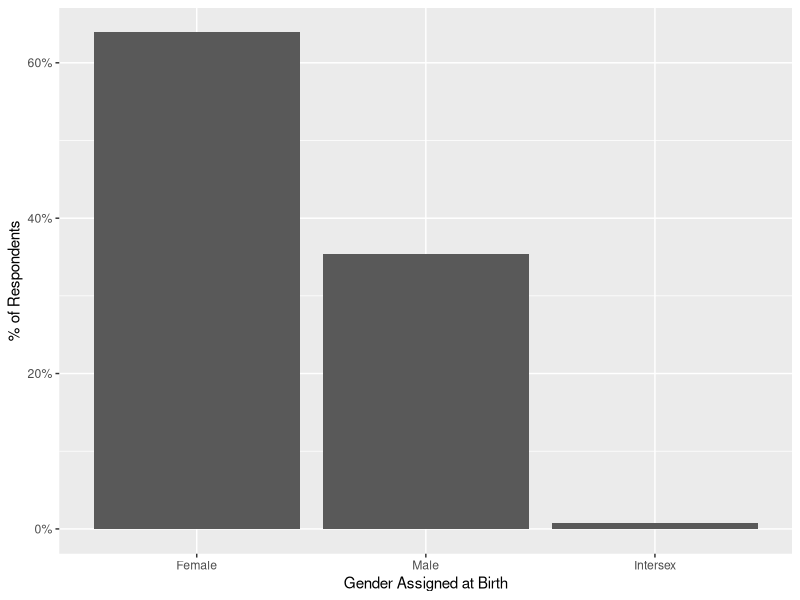
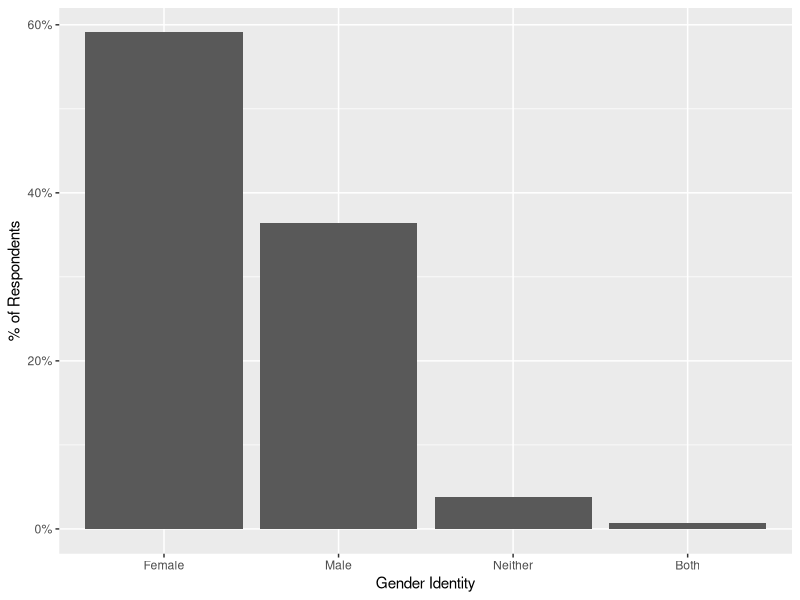
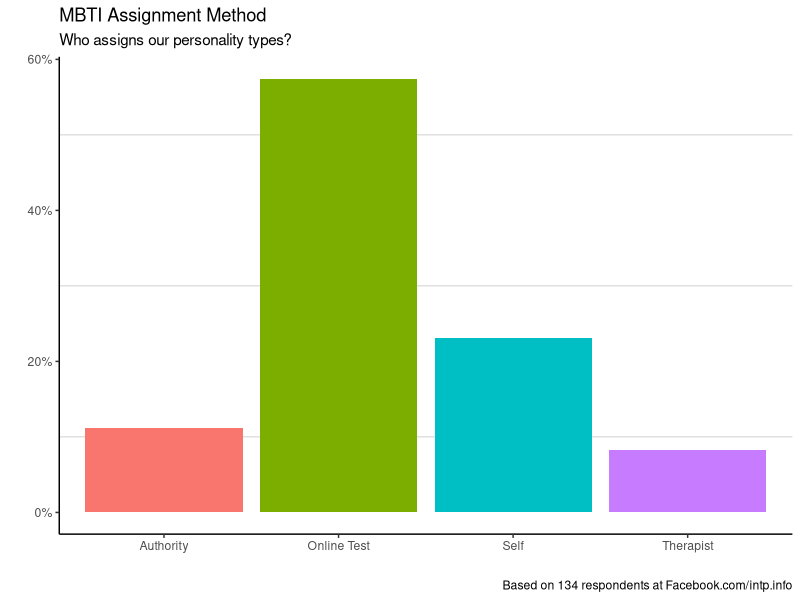
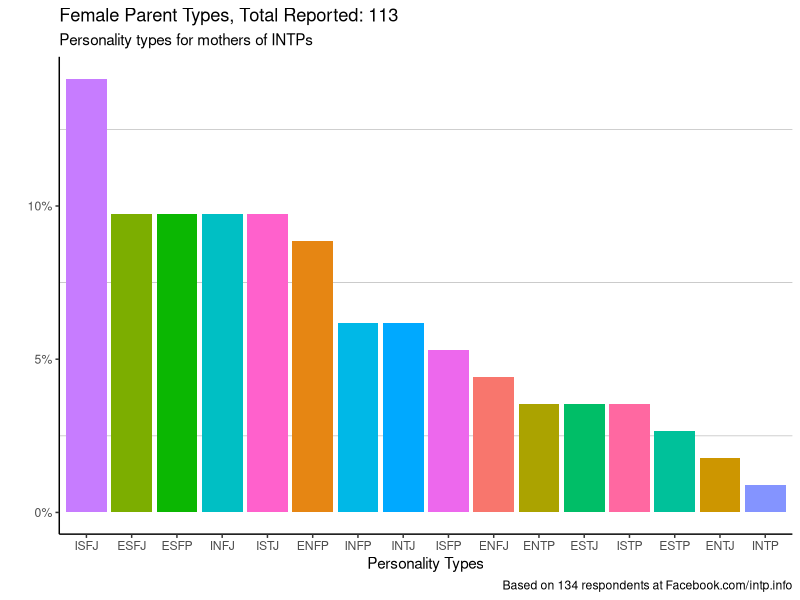
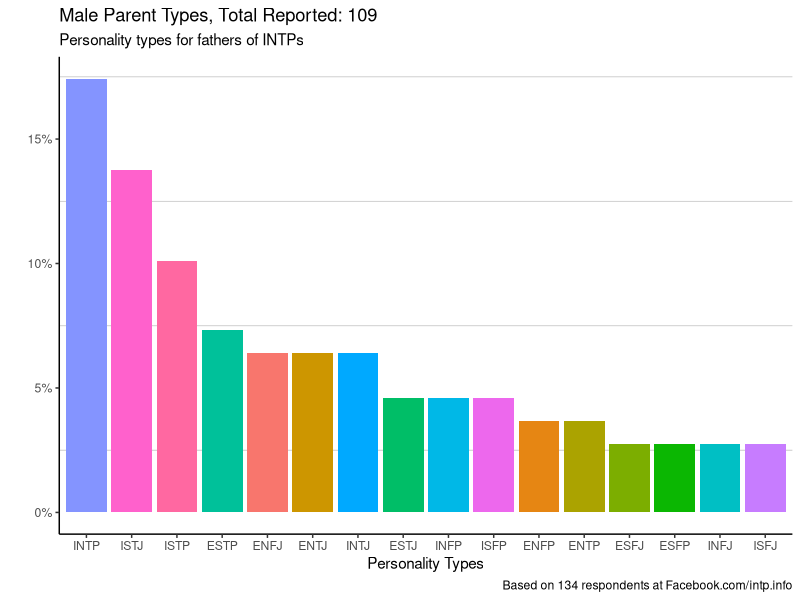
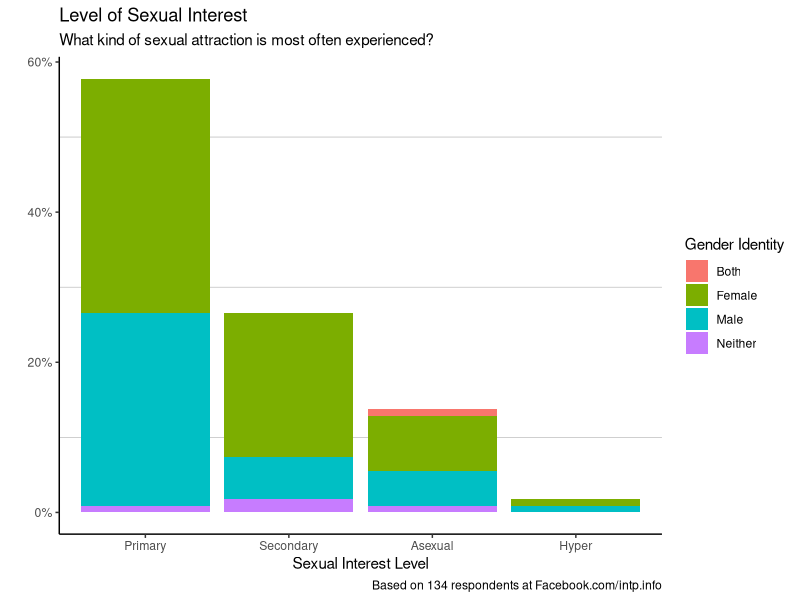
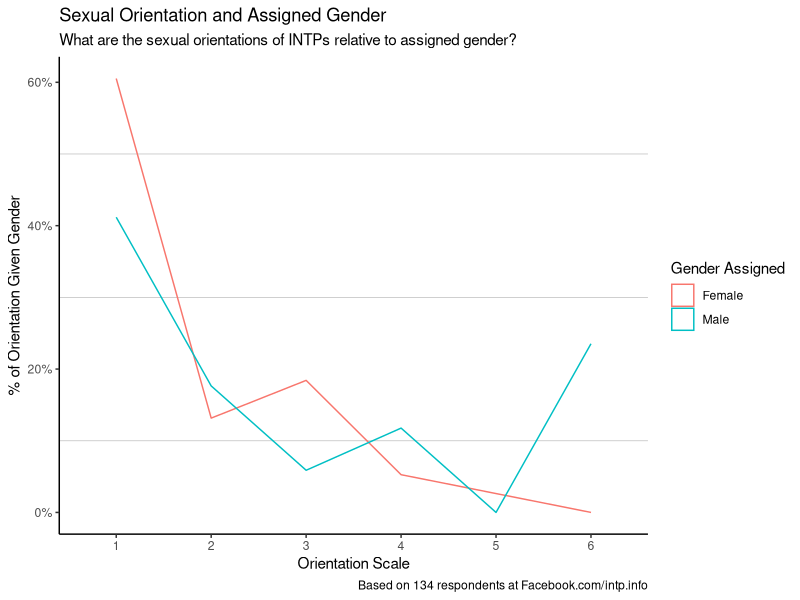
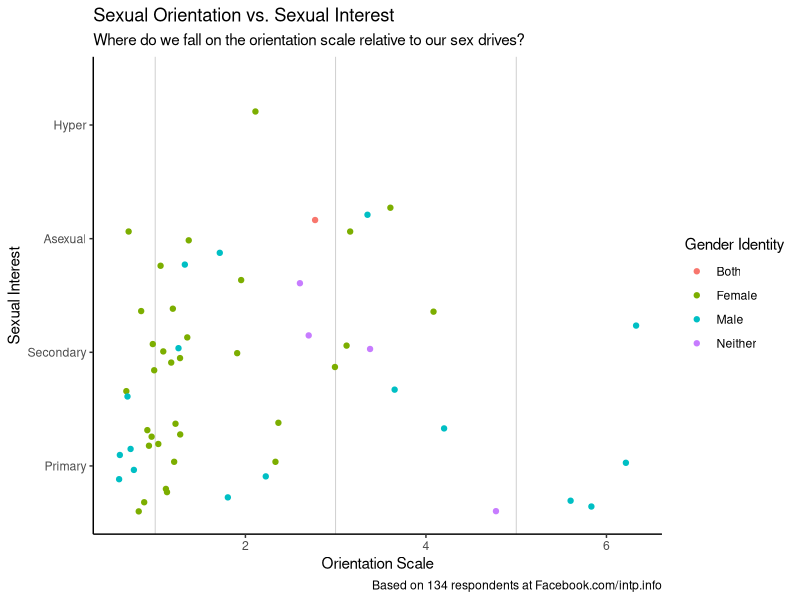

The R script that drew these images, in order:
## ---- chunk 1
knitr::opts_chunk$set(echo = TRUE)
knitr::opts_chunk$set(error = TRUE)
# Load libraries
library("plyr")
library("dplyr")
library("ggplot2")
library("scales")
# Load in clean data (only use clean info!)
survey <- read.csv("intp-general-survey-2017.csv", stringsAsFactors = FALSE)
validTypes <- c( "ISTJ", "ISFJ", "INFJ", "INTJ", "ISTP", "ISFP", "INFP",
                 "INTP", "ESTP", "ESFP", "ENFP", "ENTP", "ESTJ", "ESFJ",
                 "ENFJ", "ENTJ")
tableCaption <- paste( "Based on", length(survey$ID), "respondents at Facebook.com/intp.info" )

# INTPs only
surveyINTP <- filter(survey, Type == "INTP")
## ---- chunk 2
# Set up information for latest calculations
whoTook <- prop.table( table ( survey$Type ) )
whoTookPercentage <- floor(whoTook['INTP'] * 100 )

whoTookGender <- prop.table( table ( survey$GenderAssigned ) )
whoTookGenderIdentity <- prop.table( table ( survey$GenderIdentity ) )
## ---- chunk 3
sortGenderAssigned <- filter(survey, GenderAssigned != '')
sortGenderIdentity <- filter(survey, GenderIdentity != '')

ggplot( sortGenderAssigned, aes( x=reorder(GenderAssigned, GenderAssigned, function(x)-length(x)), y=(..count..)/sum(..count..) ) ) +
  geom_bar() +
  scale_x_discrete("Gender Assigned at Birth" ) +
  scale_y_continuous("% of Respondents", labels=percent)

ggplot( sortGenderIdentity, aes( x=reorder(GenderIdentity, GenderIdentity, function(x)-length(x)), y=(..count..)/sum(..count..) ) ) +
  geom_bar() +
  scale_x_discrete("Gender Identity" ) +
  scale_y_continuous("% of Respondents", labels=percent)
## ---- chunk 4
ggplot( survey, aes( x=WhoAssignedType, y=(..count..)/sum(..count..), fill = WhoAssignedType) ) +
  geom_bar() +
  ggtitle( "MBTI Assignment Method", subtitle = "Who assigns our personality types?" ) +
  scale_x_discrete("") +
  scale_y_continuous("", labels=percent) +
  theme(axis.line = element_line(colour = "black")) +
  theme(panel.grid.major = element_blank()) +
  theme(panel.grid.minor = element_line(colour = "gray") ) +
  theme(panel.background = element_blank()) +
  guides(fill=FALSE) +
  labs(caption=tableCaption)
## ---- chunk 5
# Collection data for parents
parent1 <- data.frame( surveyINTP$Parent1Type[surveyINTP$Parent1Type != ""], surveyINTP$Parent1Gender[surveyINTP$Parent1Type != ""], stringsAsFactors = FALSE )
colnames( parent1 ) <- c( "Type", "Gender" )
parent2 <- data.frame( surveyINTP$Parent2Type[surveyINTP$Parent2Type != ""], surveyINTP$Parent2Gender[surveyINTP$Parent2Type != ""], stringsAsFactors = FALSE )
colnames( parent2 ) <- c( "Type", "Gender" )
parents <- bind_rows( parent1, parent2 )

femaleParents <- filter( parents, Gender == "Female" & Type %in% validTypes )
maleParents <- filter( parents, Gender == "Male" & Type %in% validTypes )

numMaleParents <- length(maleParents$Gender)
numFemaleParents <- length(femaleParents$Gender)

totalParents <- numMaleParents+numFemaleParents
avgPerINTP <- round(totalParents / length(surveyINTP$ID), 1)
## ---- chunk 6
ggplot( femaleParents, aes( x=reorder(Type, Type, function(x)-length(x)), y=(..count..)/sum(..count..), fill = Type ) ) +
  geom_bar() +
  ggtitle( paste("Female Parent Types, Total Reported:", numFemaleParents), subtitle = "Personality types for mothers of INTPs" ) +
  scale_x_discrete("Personality Types") +
  scale_y_continuous("", labels=percent) +
  theme(axis.line = element_line(colour = "black")) +
  theme(panel.grid.major = element_blank()) +
  theme(panel.grid.minor = element_line(colour = "gray") ) +
  theme(panel.background = element_blank()) +
  guides(fill=FALSE) +
  labs(caption=tableCaption)
## ---- chunk 7
ggplot( maleParents, aes( x=reorder(Type, Type, function(x)-length(x)), y=(..count..)/sum(..count..), fill = Type ) ) +
  geom_bar() +
  ggtitle( paste("Male Parent Types, Total Reported:", numMaleParents), subtitle = "Personality types for fathers of INTPs" ) +
  scale_x_discrete("Personality Types") +
  scale_y_continuous("", labels=percent) +
  theme(axis.line = element_line(colour = "black")) +
  theme(panel.grid.major = element_blank()) +
  theme(panel.grid.minor = element_line(colour = "gray") ) +
  theme(panel.background = element_blank()) +
  guides(fill=FALSE) +
  labs(caption=tableCaption)
## ---- chunk 8
areDating <- prop.table(table(surveyINTP$PartnerGender))
notDating <- round(areDating[1], 3)*100
areDating <- 100 - notDating
## ---- chunk 9
# Prepare baseline data for pairings, include parents and survey takers for maximum data
parentPairs <- filter( survey, Parent1Type %in% validTypes & Parent2Type %in% validTypes )
basePairs <- filter( survey, Type %in% validTypes & PartnerType %in% validTypes & PartnerType != '' )

parentPartners <- data.frame( parentPairs$Parent1Type, parentPairs$Parent1Gender, parentPairs$Parent2Type, parentPairs$Parent2Gender, stringsAsFactors = FALSE )
basePartners <- data.frame( parentPairs$Type, parentPairs$GenderAssigned, parentPairs$PartnerType, parentPairs$PartnerGender, stringsAsFactors = FALSE )

colnames( parentPartners ) <- c( "Partner1Type", "Partner1Gender", "Partner2Type", "Partner2Gender" )
colnames( basePartners ) <- c( "Partner1Type", "Partner1Gender", "Partner2Type", "Partner2Gender" )

allCouples <- bind_rows( parentPartners, basePartners )
allCouples <- filter( allCouples, Partner1Type != '' & Partner2Type != '' )

numCouples <- length(allCouples$Partner1Type)

attractionData <- filter( survey, !is.na(Sexuality) & !is.na(Orientation) & !is.na(GenderIdentity) & GenderIdentity != '' & GenderAssigned != '')

attractionData$Sexuality <- sapply( attractionData$Sexuality, function( sexuality ) {
  # This makes for easier grouping, as the first three are essentially forms of asexuality
  switch( sexuality,
    'Aromantic Asexuality' = 'Asexual',
    'Romantic Asexuality' = 'Asexual',
    'Tertiary Sexuality' = 'Asexual',
    'Secondary Sexuality' = 'Secondary',
    'Primary Sexuality' = 'Primary',
    'Hyper Sexuality' = 'Hyper'
  )
} )
## ---- chunk 10
ggplot( attractionData, aes( x=reorder(Sexuality, Sexuality, function(x)-length(x)), y=(..count..)/sum(..count..), fill=GenderIdentity ) ) + 
  geom_bar() +
  ggtitle( "Level of Sexual Interest", subtitle = "What kind of sexual attraction is most often experienced?" ) +
  scale_x_discrete("Sexual Interest Level") +
  scale_y_continuous("", labels=percent) +
  theme(axis.line = element_line(colour = "black")) +
  theme(panel.grid.major = element_blank()) +
  theme(panel.grid.minor = element_line(colour = "gray") ) +
  theme(panel.background = element_blank()) +
  labs(fill="Gender Identity", caption=tableCaption)
## ---- chunk 11
attrOrient <- filter( attractionData, Orientation %in% c(1:6) )
attrOrientSimple <- data.frame( attrOrient$GenderAssigned, attrOrient$Orientation )
attrOrientProps <- as.data.frame(prop.table(table(attrOrientSimple), 1))
colnames(attrOrientProps) <- c("GenderAssigned", "Orientation", "Proportion")

ggplot( attrOrientProps, aes( x=Orientation, y=as.numeric(Proportion), group=GenderAssigned, col=GenderAssigned ) ) +
  geom_density(stat="identity") +
  ggtitle( "Sexual Orientation and Assigned Gender", subtitle = "What are the sexual orientations of INTPs relative to assigned gender?" ) +
  scale_y_continuous(labels = percent) +
  theme(axis.line = element_line(colour = "black")) +
  theme(panel.grid.major = element_blank()) +
  theme(panel.grid.minor = element_line(colour = "gray") ) +
  theme(panel.background = element_blank()) +
  labs(col="Gender Assigned", caption=tableCaption, x = "Orientation Scale", y = "% of Orientation Given Gender")
## ---- chunk 12
ggplot( filter(attractionData, Orientation %in% c(1:6)), aes( x=Orientation, y=reorder(Sexuality, Sexuality, function(x)-length(x)), col=GenderIdentity ) ) + 
  # geom_density() +
  # geom_dotplot() +
  # geom_jitter() +
  geom_jitter() +
  ggtitle( "Sexual Orientation vs. Sexual Interest", subtitle = "Where do we fall on the orientation scale relative to our sex drives?" ) +
  theme(axis.line = element_line(colour = "black")) +
  theme(panel.grid.major = element_blank()) +
  theme(panel.grid.minor = element_line(colour = "gray") ) +
  theme(panel.background = element_blank()) +
  labs(col="Gender Identity", caption=tableCaption, y="Sexual Interest", x="Orientation Scale")
## ---- chunk 13
ggplot( allCouples, aes( x=Partner1Type, y=Partner2Type ) ) + 
  geom_count() +
  ggtitle( paste("MBTI Partner Pairs, Total Reported:", numCouples), subtitle = "Personality types in relationships." ) +
  scale_x_discrete("Type") +
  scale_y_discrete("Partner Type") +
  theme(axis.line = element_line(colour = "black")) +
  theme(panel.grid.major = element_line(colour = "lightgray")) +
  theme(panel.grid.minor = element_line(colour = "gray") ) +
  theme(panel.background = element_blank()) +
  guides(fill=FALSE) +
  labs( n="# Pairings", caption=tableCaption)
## ---- chunk 14
# Base this on INTP couples as a base only
intpCouples1 <- filter( allCouples, Partner1Type == 'INTP' )
intpCouples2 <- filter( allCouples, Partner2Type == 'INTP' & Partner1Type != 'INTP' )
colnames( intpCouples2 ) <-  c( "Partner2Type", "Partner2Gender", "Partner1Type", "Partner1Gender" )
allIntpCouples <- bind_rows( intpCouples1, intpCouples2 )

maleIntpPartners <- filter( allIntpCouples, Partner1Gender == 'Male' )
femaleIntpPartners <- filter( allIntpCouples, Partner1Gender == 'Female' )

numMaleIntpPartners <- length(maleIntpPartners$Partner1Type)
numFemaleIntpPartners <- length(femaleIntpPartners$Partner1Type)
## ---- chunk 15
# Graph, male INTPs tend to date...
ggplot( maleIntpPartners, aes( x=reorder(Partner2Type, Partner2Type, function(x)-length(x)), y=(..count..)/sum(..count..), fill=Partner2Gender ) ) + 
  geom_bar() +
  ggtitle( paste("INTP Men's Partners, Total Reported:", numMaleIntpPartners), subtitle = "What personality types are INTP men most likely to date?" ) +
  scale_x_discrete("Personality Types Being Dated") +
  scale_y_continuous("Probability of Relationship", labels=percent) +
  theme(axis.line = element_line(colour = "black")) +
  theme(panel.grid.major = element_blank()) +
  theme(panel.grid.minor = element_line(colour = "gray") ) +
  theme(panel.background = element_blank()) +
  labs(fill='Partner Gender',caption=tableCaption)
## ---- chunk 16
# Graph, female INTPs tend to date...
ggplot( femaleIntpPartners, aes( x=reorder(Partner2Type, Partner2Type, function(x)-length(x)), y=(..count..)/sum(..count..), fill=Partner2Gender ) ) + 
  geom_bar() +
  ggtitle( paste("INTP Women's Partners, Total Reported:", numFemaleIntpPartners), subtitle = "What personality types are INTP women most likely to date?" ) +
  scale_x_discrete("Personality Types Being Dated") +
  scale_y_continuous("Probability of Relationship", labels=percent) +
  theme(axis.line = element_line(colour = "black")) +
  theme(panel.grid.major = element_blank()) +
  theme(panel.grid.minor = element_line(colour = "gray") ) +
  theme(panel.background = element_blank()) +
  labs(fill='Partner Gender',caption=tableCaption)
## ---- chunk 17
yearsDating <- filter( surveyINTP, 
                       PartnerGender != '' & PartnerAge != '' & !is.na(PartnerAge) & 
                       !is.na(PartnerYearsDating) & PartnerYearsDating != '' & 
                       !is.na(PartnerYearsKnown) & PartnerYearsKnown != '')
numYearsDating <- length(yearsDating$Age)

avgAges <- summary(yearsDating$Age)
Qt1Age <- avgAges[2]
Qt3Age <- avgAges[5]
avgAge <- avgAges[3]
## ---- chunk 18
longTermRels <- filter(yearsDating, PartnerYearsDating > 3 & Age > Qt1Age & Age < Qt3Age)
numLongTermRels <- length(longTermRels$Age)
ggplot( longTermRels, aes( x = Age - PartnerYearsDating, y=(..count..)/sum(..count..), binwidth=5, fill = GenderAssigned ) ) + 
  geom_bar() +
  ggtitle( paste("Age When Long-Term Relationships Begin, Total Reported:", numLongTermRels), subtitle = paste("When do INTPs between the ages of", paste(Qt1Age,Qt3Age,sep="-"),"begin 3+ year long relationships?") ) +
  scale_x_continuous("Age When Relationship Started") +
  scale_y_continuous("", labels=percent) +
  theme(axis.line = element_line(colour = "black")) +
  theme(panel.grid.major = element_blank()) +
  theme(panel.grid.minor = element_line(colour = "gray") ) +
  theme(panel.background = element_blank()) +
  labs(fill='INTP Gender',caption=tableCaption)

## ---- chunk 19
less15Years <- filter(yearsDating, PartnerYearsKnown - PartnerYearsDating < 15 )
numLess15Years <- length(less15Years$Age)

ggplot( less15Years, aes( x = PartnerYearsKnown - PartnerYearsDating,  y=(..count..)/sum(..count..), fill= GenderAssigned, bin=10 ) ) + 
  geom_bar() +
  ggtitle( paste("Years Before Beginning a Relationship, Total Reported:", numLess15Years), subtitle = "Excluding extreme cases, how long do INTPs wait to begin dating someone?" ) +
  scale_x_continuous("Years After Meeting") +
  scale_y_continuous("", labels=percent) +
  theme(axis.line = element_line(colour = "black")) +
  theme(panel.grid.major = element_blank()) +
  theme(panel.grid.minor = element_line(colour = "gray") ) +
  theme(panel.background = element_blank()) +
  labs(fill='INTP Gender',caption=tableCaption)
## ---- chunk 20
avgWaitTime <- summary(yearsDating$PartnerYearsKnown - yearsDating$PartnerYearsDating)
avgWaitTime <- round(avgWaitTime[4],1)
## ---- chunk 21
ggplot( longTermRels, aes( x=reorder(PartnerType, PartnerType, function(x)-length(x)), y=(..count..)/sum(..count..), fill= PartnerGender ) ) + 
  geom_bar() +
  ggtitle( paste("Top INTP Partner Pairs, Total Reported:", numLongTermRels), subtitle = "Which personality pairings are most successful for INTPs?" ) +
  scale_x_discrete("Partner Type") +
  scale_y_continuous("", labels=percent) +
  theme(axis.line = element_line(colour = "black")) +
  theme(panel.grid.major = element_line(colour = "lightgray")) +
  theme(panel.grid.minor = element_line(colour = "gray") ) +
  theme(panel.background = element_blank()) +
  labs(fill='Partner Gender',caption=tableCaption)
## ---- chunk 22
ggplot( yearsDating, aes( x = PartnerYearsDating,  y=PartnerYearsKnown - PartnerYearsDating, col= GenderAssigned, bin=10 ) ) + 
  geom_jitter() +
  ggtitle( paste("Relationship Length vs Time Before Relationship, Total Reported:", length(yearsDating$Age)), subtitle = "Excluding extreme cases, how long do INTPs wait to begin dating someone?" ) +
  scale_x_continuous("Years Waited") +
  scale_y_continuous("Years Dated") +
  theme(axis.line = element_line(colour = "black")) +
  theme(panel.grid.major = element_blank()) +
  theme(panel.grid.minor = element_line(colour = "gray") ) +
  theme(panel.background = element_blank()) +
  labs(col='INTP Gender',caption=tableCaption)
